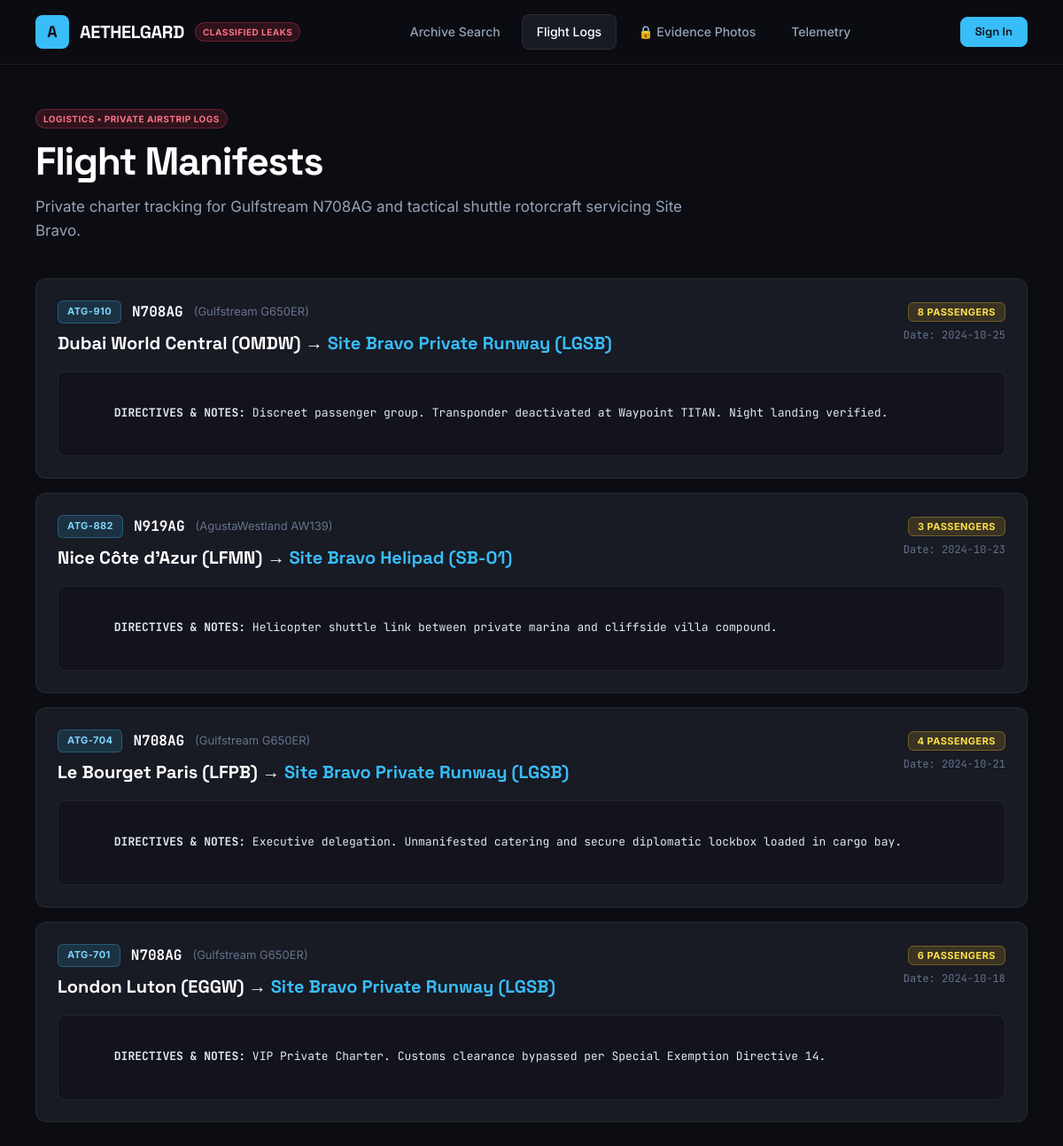
The page /flights on the database its author committed.
### tables this page shows
CREATE TABLE flights (
    id INTEGER PRIMARY KEY AUTOINCREMENT,
    flight_number TEXT UNIQUE NOT NULL,
    tail_number TEXT NOT NULL,
    departure_hub TEXT NOT NULL,
    arrival_hub TEXT NOT NULL,
    flight_date TEXT NOT NULL,
    aircraft_model TEXT NOT NULL,
    passenger_count INTEGER NOT NULL,
    manifest_notes TEXT NOT NULL
);

### app/routes/main.py (the view)
@router.get("/flights", response_class=HTMLResponse)
async def flights_page(request: Request):
    context = get_base_context(request, "FLIGHT MANIFESTS")
    flights = query_all("SELECT * FROM flights ORDER BY flight_date DESC")
    context.update({"flights": flights})
    return templates.TemplateResponse(
        request=request,
        name="flights.html",
        context=context,
    )

### templates/flights.html
{% extends "base.html" %}
{% block content %}
<div class="big-hero">
  <div class="brand-tag" style="margin-bottom: 12px; display: inline-block;">LOGISTICS &bull; PRIVATE AIRSTRIP LOGS</div>
  <h1 class="big-heading">Flight Manifests</h1>
  <p class="hero-sub">
    Private charter tracking for Gulfstream N708AG and tactical shuttle rotorcraft servicing Site Bravo.
  </p>
</div>
<div style="display: flex; flex-direction: column; gap: 16px;">
  {% for f in flights %}
  <div class="dossier-card" style="padding: 24px;">
    <div style="display: flex; justify-content: space-between; align-items: flex-start; flex-wrap: wrap; gap: 16px;">
      <div>
        <div style="display: flex; align-items: center; gap: 12px; margin-bottom: 6px;">
          <span class="pill-badge pill-cyan">{{ f.flight_number }}</span>
          <span class="mono" style="font-size: 16px; font-weight: 700; color: #fff;">{{ f.tail_number }}</span>
          <span style="font-size: 13px; color: var(--text-muted);">({{ f.aircraft_model }})</span>
        </div>
        <div style="font-family: var(--font-heading); font-size: 20px; font-weight: 700; color: #fff; margin-top: 4px;">
          {{ f.departure_hub }} &rarr; <span style="color: var(--accent-cyan);">{{ f.arrival_hub }}</span>
        </div>
      </div>
      <div style="text-align: right;">
        <span class="pill-badge pill-amber">{{ f.passenger_count }} PASSENGERS</span>
        <div class="mono" style="font-size: 12px; color: var(--text-muted); margin-top: 6px;">Date: {{ f.flight_date }}</div>
      </div>
    </div>
    <div class="card-content-box" style="margin-top: 16px;">
      <strong>DIRECTIVES &amp; NOTES:</strong> {{ f.manifest_notes }}
    </div>
  </div>
  {% endfor %}
</div>
{% endblock %}

### static/css/style.css (style rules this page uses)
:root { --bg-main: #0c0d12; --bg-surface: #13151c; --bg-card: #181a24; --bg-card-hover: #1f2230; --bg-subtle: #252938; --border: rgba(255, 255, 255, 0.08); --border-strong: rgba(255, 255, 255, 0.16); --border-focus: #38bdf8; --text-main: #ffffff; --text-body: #94a3b8; --text-muted: #64748b; --accent-cyan: #38bdf8; --accent-amber: #fbbf24; --accent-emerald: #34d399; --accent-rose: #f43f5e; --font-heading: "Space Grotesk", sans-serif; --font-body: "Inter", -apple-system, BlinkMacSystemFont, sans-serif; --font-mono: "JetBrains Mono", Consolas, monospace; --radius: 12px; }
* { box-sizing: border-box; margin: 0; padding: 0; }
body { background-color: var(--bg-main); color: var(--text-body); font-family: var(--font-body); font-size: 15px; line-height: 1.6; min-height: 100vh; -webkit-font-smoothing: antialiased; }
.brand-tag { font-size: 10px; font-weight: 700; background: rgba(244, 63, 94, 0.15); color: #fb7185; border: 1px solid rgba(244, 63, 94, 0.3); padding: 2px 8px; border-radius: 20px; letter-spacing: 0.05em; text-transform: uppercase; }
.big-hero { margin-bottom: 40px; }
.big-heading { font-family: var(--font-heading); font-size: 44px; font-weight: 700; color: #ffffff; letter-spacing: -0.03em; line-height: 1.15; margin-bottom: 12px; }
.hero-sub { font-size: 17px; color: var(--text-body); max-width: 780px; line-height: 1.6; }
.dossier-card { background: var(--bg-card); border: 1px solid var(--border); border-radius: var(--radius); padding: 28px; transition: all 0.2s; display: flex; flex-direction: column; justify-content: space-between; }
.pill-badge { font-size: 11px; font-weight: 700; padding: 3px 10px; border-radius: 6px; text-transform: uppercase; letter-spacing: 0.04em; }
.pill-amber { background: rgba(251, 191, 36, 0.15); color: #fde047; border: 1px solid rgba(251, 191, 36, 0.3); }
.pill-cyan { background: rgba(56, 189, 248, 0.15); color: #7dd3fc; border: 1px solid rgba(56, 189, 248, 0.3); }
.card-content-box { background: rgba(0, 0, 0, 0.25); border: 1px solid var(--border); border-radius: 8px; padding: 16px; font-family: var(--font-mono); font-size: 13px; color: #e2e8f0; line-height: 1.6; white-space: pre-wrap; margin-top: 12px; }
.mono { font-family: var(--font-mono); }

### rows shown on the page
flights: flight_number "ATG-910", tail_number "N708AG", aircraft_model "Gulfstream G650ER", departure_hub "Dubai World Central (OMDW)", arrival_hub "Site Bravo Private Runway (LGSB)", passenger_count "8", flight_date "2024-10-25", manifest_notes "Discreet passenger group. Transponder deactivated at Waypoint TITAN. Night landing verified."
flights: flight_number "ATG-882", tail_number "N919AG", aircraft_model "AgustaWestland AW139", departure_hub "Nice Côte d'Azur (LFMN)", arrival_hub "Site Bravo Helipad (SB-01)", passenger_count "3", flight_date "2024-10-23", manifest_notes "Helicopter shuttle link between private marina and cliffside villa compound."
flights: flight_number "ATG-704", tail_number "N708AG", aircraft_model "Gulfstream G650ER", departure_hub "Le Bourget Paris (LFPB)", arrival_hub "Site Bravo Private Runway (LGSB)", passenger_count "4", flight_date "2024-10-21", manifest_notes "Executive delegation. Unmanifested catering and secure diplomatic lockbox loaded in cargo bay."
flights: flight_number "ATG-701", tail_number "N708AG", aircraft_model "Gulfstream G650ER", departure_hub "London Luton (EGGW)", arrival_hub "Site Bravo Private Runway (LGSB)", passenger_count "6", flight_date "2024-10-18", manifest_notes "VIP Private Charter. Customs clearance bypassed per Special Exemption Directive 14."
